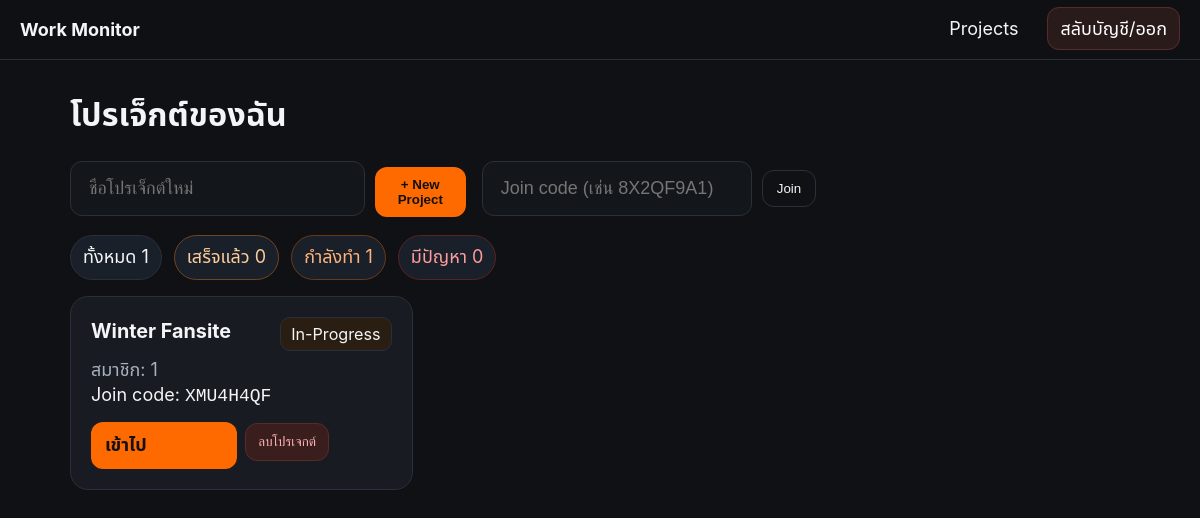
The page /projects (signed in) on the database its author committed.
### models.py (models this page shows)
class Project(db.Model):
  id = db.Column(db.Integer, primary_key=True)
  name = db.Column(db.String(140), nullable=False)
  status = db.Column(db.String(32), default="in_progress")
  join_code = db.Column(db.String(8), unique=True, index=True, default=lambda: secrets.token_urlsafe(6)[:8].upper())
  created_by_id = db.Column(db.Integer, db.ForeignKey('user.id'), nullable=False)
  created_at = db.Column(db.DateTime, default=datetime.utcnow)

### views_main.py (the view)
@main_bp.get('/projects')
@login_required
def projects():
    u = current_user()
    proj_rows = db.session.query(Project).join(ProjectMember, Project.id==ProjectMember.project_id)         .filter(ProjectMember.user_id==u.id).order_by(Project.created_at.desc()).all()
    roles = dict(db.session.query(ProjectMember.project_id, ProjectMember.role)                 .filter(ProjectMember.user_id==u.id).all())
    pids = [p.id for p in proj_rows] or [-1]
    task_rows = db.session.query(Task.project_id, Task.status)                .filter(Task.project_id.in_(pids)).all()
    task_map = {}
    for pid, st in task_rows:
        task_map.setdefault(pid, []).append(st)
    proj_status = {p.id: derive_project_status(task_map.get(p.id, [])) for p in proj_rows}
    done = sum(1 for pid,s in proj_status.items() if s=='done')
    inprog = sum(1 for pid,s in proj_status.items() if s=='in_progress')
    blocked = sum(1 for pid,s in proj_status.items() if s=='blocked')
    total = len(proj_rows)
    member_counts = dict(db.session.query(ProjectMember.project_id, func.count(ProjectMember.id))                         .filter(ProjectMember.project_id.in_(pids)).group_by(ProjectMember.project_id).all())
    return render_template('projects.html',
                           projects=proj_rows, counts=member_counts,
                           total=total, done=done, inprog=inprog, blocked=blocked,
                           roles=roles, proj_status=proj_status)

### utils.py (called while the page is built)
def current_user():
    uid = session.get('uid')
    if not uid: return None
    return User.query.get(uid)

def login_required(f):
    @wraps(f)
    def wrapper(*a, **kw):
        if not current_user():
            return redirect(url_for('auth.login_page'))
        return f(*a, **kw)
    return wrapper

### views_main.py (called while the page is built)
def derive_project_status(task_statuses):
    if not task_statuses:
        return 'in_progress'
    all_done = all(s == 'done' for s in task_statuses)
    any_blocked = any(s == 'blocked' for s in task_statuses)
    any_doing = any(s == 'doing' for s in task_statuses)
    if all_done:
        return 'done'
    if any_blocked and not any_doing:
        return 'blocked'
    return 'in_progress'

### templates/projects.html
{% extends "base.html" %}
{% block content %}
<h1>โปรเจ็กต์ของฉัน</h1>
<div class="bar">
  <form class="inline" method="post" action="{{ url_for('main.create_project') }}">
    <input class="lg" name="name" placeholder="ชื่อโปรเจ็กต์ใหม่" required>
    <button class="cta" style="padding:10px 14px" type="submit">+ New Project</button>
  </form>
  <form class="inline" method="post" action="{{ url_for('main.join_project') }}">
    <input class="lg" name="join_code" placeholder="Join code (เช่น 8X2QF9A1)" required>
    <button class="ghost" style="padding:10px 14px" type="submit">Join</button>
  </form>
</div>
<div class="stats">
  <span class="chip">ทั้งหมด {{ total }}</span>
  <span class="chip done">เสร็จแล้ว {{ done }}</span>
  <span class="chip inprog">กำลังทำ {{ inprog }}</span>
  <span class="chip blocked">มีปัญหา {{ blocked }}</span>
</div>
<div class="grid">
  {% for p in projects %}
  {% set st = proj_status.get(p.id, 'in_progress') %}
  <div class="card big">
    <div class="card-top">
      <h3 class="title">{{ p.name }}</h3>
      <span class="badge {{ st }}">{{ 'Done' if st=='done' else 'In-Progress' if st=='in_progress' else 'Blocked' }}</span>
    </div>
    <div class="muted">สมาชิก: {{ counts.get(p.id, 0) }}</div>
    <div class="meta">Join code: <code>{{ p.join_code }}</code></div>
    <div class="row2" style="align-items:center;gap:8px;margin-top:8px">
      <a class="cta" style="padding:10px 14px" href="{{ url_for('main.project_detail', project_id=p.id) }}">เข้าไป</a>
      {% set role = roles.get(p.id) %}
      {% if role == 'owner' %}
        <form method="post" action="{{ url_for('main.delete_project', project_id=p.id) }}" onsubmit="return confirm('พิมพ์ชื่อโปรเจกต์เพื่อยืนยันลบ: {{ p.name }}')">
          <button class="danger" type="submit">ลบโปรเจกต์</button>
        </form>
      {% else %}
        <form method="post" action="{{ url_for('main.leave_project', project_id=p.id) }}" onsubmit="return confirm('แน่ใจว่าจะออกจากโปรเจกต์นี้?')">
          <button class="ghost small" type="submit">ออกจากโปรเจกต์</button>
        </form>
      {% endif %}
    </div>
  </div>
  {% else %}
  <p class="muted">ยังไม่มีโปรเจกต์ — สร้างอันแรกเลย ✨</p>
  {% endfor %}
</div>
{% endblock %}

### static/theme.css (style rules this page uses)
:root { --bg:#0F1115; --card:#181B21; --card2:#1E232C; --text:#F3F5F7; --muted:#A7B0BD; --line:#2A303B; --orange:#FF6A00; --red:#E53935; --ok:#29CC7A; }
* { box-sizing:border-box }
html { font-size:18px }
body { margin:0;background:var(--bg);color:var(--text);font-family:Inter,"Noto Sans Thai",system-ui }
a { color:var(--text);text-decoration:none }
h1 { font-size:1.8rem;margin:0 0 18px }
h3 { margin:0 0 10px }
input,select,textarea { width:100%;padding:14px 16px;border-radius:12px;border:1px solid var(--line);background:#13161B;color:var(--text);font-size:1rem }
input.lg, textarea.lg, select.lg { padding:16px 18px }
.cta { background:var(--orange);color:#111;padding:12px 16px;border:none;border-radius:12px;font-weight:700;margin-top:8px;cursor:pointer }
.ghost { background:transparent;border:1px solid var(--line);color:var(--text);padding:10px 12px;border-radius:12px;cursor:pointer }
.danger { background:#3a1e1e;border:1px solid #5a2a2a;color:#ffb3b3;padding:10px 12px;border-radius:12px;cursor:pointer }
.muted { color:var(--muted) }
.bar { display:flex;gap:16px;flex-wrap:wrap;margin:8px 0 18px }
.inline { display:flex;gap:10px;align-items:center }
.stats { display:flex;gap:12px;flex-wrap:wrap;margin-bottom:16px }
.chip { background:#1a2029;border:1px solid var(--line);padding:8px 12px;border-radius:999px }
.chip.done { border-color:#70451f;color:#ffcc9b }
.chip.inprog { border-color:#6b3a15;color:#ffb37a }
.chip.blocked { border-color:#5b2222;color:#ff9c9c }
.grid { display:grid;grid-template-columns:repeat(auto-fill,minmax(280px,1fr));gap:16px }
.card { background:var(--card);border:1px solid var(--line);padding:18px;border-radius:16px;margin-bottom:16px }
.card.big { padding:20px;border-radius:18px }
.card-top { display:flex;justify-content:space-between;align-items:center;margin-bottom:6px }
.title { margin:0 0 6px;font-size:1.1rem }
.badge { padding:6px 10px;border-radius:10px;font-size:.9rem;border:1px solid var(--line);text-transform:capitalize }
.badge.in_progress { background:#2a1d12 }
.row2 { display:grid;grid-template-columns:1fr 1fr;gap:14px }

### rows shown on the page
Project: name "Winter Fansite", value "In-Progress", get "1", join_code "XMU4H4QF"

### other values the page prints
{{ total }} "1"
{{ done }} "0"
{{ inprog }} "1"
{{ blocked }} "0"
